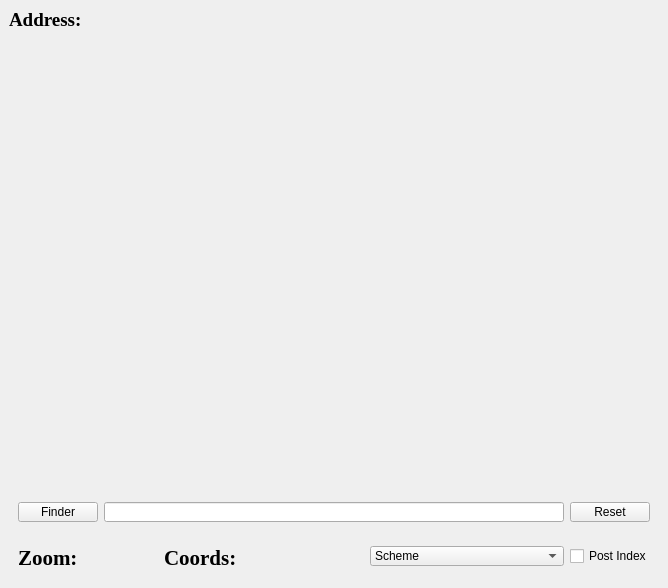
<?xml version="1.0" encoding="UTF-8"?>
<ui version="4.0">
 <class>MainWindow</class>
 <widget class="QMainWindow" name="MainWindow">
  <property name="geometry">
   <rect>
    <x>0</x>
    <y>0</y>
    <width>668</width>
    <height>588</height>
   </rect>
  </property>
  <property name="windowTitle">
   <string>MainWindow</string>
  </property>
  <widget class="QWidget" name="centralwidget">
   <layout class="QGridLayout" name="gridLayout_2">
    <item row="3" column="1">
     <widget class="QWidget" name="Downpanel" native="true">
      <property name="enabled">
       <bool>true</bool>
      </property>
      <property name="minimumSize">
       <size>
        <width>500</width>
        <height>45</height>
       </size>
      </property>
      <property name="maximumSize">
       <size>
        <width>16777215</width>
        <height>45</height>
       </size>
      </property>
      <property name="contextMenuPolicy">
       <enum>Qt::DefaultContextMenu</enum>
      </property>
      <layout class="QGridLayout" name="gridLayout">
       <item row="0" column="3">
        <widget class="QCheckBox" name="Postindex">
         <property name="minimumSize">
          <size>
           <width>80</width>
           <height>20</height>
          </size>
         </property>
         <property name="maximumSize">
          <size>
           <width>80</width>
           <height>20</height>
          </size>
         </property>
         <property name="text">
          <string>Post Index</string>
         </property>
        </widget>
       </item>
       <item row="0" column="0">
        <widget class="QLabel" name="Zooml">
         <property name="minimumSize">
          <size>
           <width>140</width>
           <height>30</height>
          </size>
         </property>
         <property name="maximumSize">
          <size>
           <width>140</width>
           <height>30</height>
          </size>
         </property>
         <property name="font">
          <font>
           <family>Times New Roman</family>
           <pointsize>16</pointsize>
           <bold>true</bold>
          </font>
         </property>
         <property name="text">
          <string>Zoom:</string>
         </property>
        </widget>
       </item>
       <item row="0" column="2">
        <widget class="QComboBox" name="laymap">
         <property name="minimumSize">
          <size>
           <width>150</width>
           <height>20</height>
          </size>
         </property>
         <property name="maximumSize">
          <size>
           <width>16777215</width>
           <height>20</height>
          </size>
         </property>
         <property name="mouseTracking">
          <bool>false</bool>
         </property>
         <property name="tabletTracking">
          <bool>false</bool>
         </property>
         <property name="focusPolicy">
          <enum>Qt::NoFocus</enum>
         </property>
         <item>
          <property name="text">
           <string>Scheme</string>
          </property>
         </item>
         <item>
          <property name="text">
           <string>Satellite</string>
          </property>
         </item>
         <item>
          <property name="text">
           <string>Hybrid</string>
          </property>
         </item>
        </widget>
       </item>
       <item row="0" column="1">
        <widget class="QLabel" name="Coordsl">
         <property name="minimumSize">
          <size>
           <width>200</width>
           <height>30</height>
          </size>
         </property>
         <property name="maximumSize">
          <size>
           <width>200</width>
           <height>30</height>
          </size>
         </property>
         <property name="font">
          <font>
           <family>Times New Roman</family>
           <pointsize>16</pointsize>
           <bold>true</bold>
          </font>
         </property>
         <property name="text">
          <string>Coords:</string>
         </property>
        </widget>
       </item>
      </layout>
     </widget>
    </item>
    <item row="1" column="1">
     <widget class="QLabel" name="map">
      <property name="minimumSize">
       <size>
        <width>650</width>
        <height>450</height>
       </size>
      </property>
      <property name="maximumSize">
       <size>
        <width>650</width>
        <height>450</height>
       </size>
      </property>
      <property name="focusPolicy">
       <enum>Qt::StrongFocus</enum>
      </property>
      <property name="text">
       <string/>
      </property>
     </widget>
    </item>
    <item row="2" column="1">
     <widget class="QWidget" name="horizontalWidget" native="true">
      <property name="minimumSize">
       <size>
        <width>650</width>
        <height>35</height>
       </size>
      </property>
      <property name="maximumSize">
       <size>
        <width>16777215</width>
        <height>35</height>
       </size>
      </property>
      <layout class="QHBoxLayout" name="horizontalLayout_3">
       <item>
        <widget class="QPushButton" name="Finder">
         <property name="minimumSize">
          <size>
           <width>0</width>
           <height>20</height>
          </size>
         </property>
         <property name="maximumSize">
          <size>
           <width>16777215</width>
           <height>20</height>
          </size>
         </property>
         <property name="text">
          <string>Finder</string>
         </property>
        </widget>
       </item>
       <item>
        <widget class="QLineEdit" name="Addressinp">
         <property name="minimumSize">
          <size>
           <width>400</width>
           <height>20</height>
          </size>
         </property>
         <property name="maximumSize">
          <size>
           <width>16777215</width>
           <height>20</height>
          </size>
         </property>
        </widget>
       </item>
       <item>
        <widget class="QPushButton" name="Backb">
         <property name="minimumSize">
          <size>
           <width>0</width>
           <height>20</height>
          </size>
         </property>
         <property name="maximumSize">
          <size>
           <width>16777215</width>
           <height>20</height>
          </size>
         </property>
         <property name="text">
          <string>Reset</string>
         </property>
        </widget>
       </item>
      </layout>
     </widget>
    </item>
    <item row="0" column="1">
     <widget class="QLabel" name="Addressl">
      <property name="font">
       <font>
        <family>Times New Roman</family>
        <pointsize>14</pointsize>
        <bold>true</bold>
       </font>
      </property>
      <property name="text">
       <string>Address:</string>
      </property>
     </widget>
    </item>
   </layout>
  </widget>
 </widget>
 <resources/>
 <connections/>
</ui>
